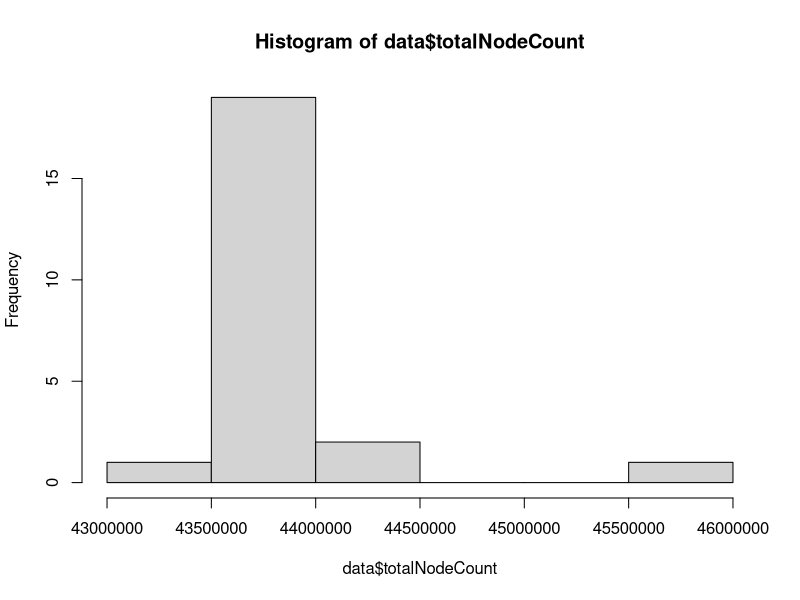
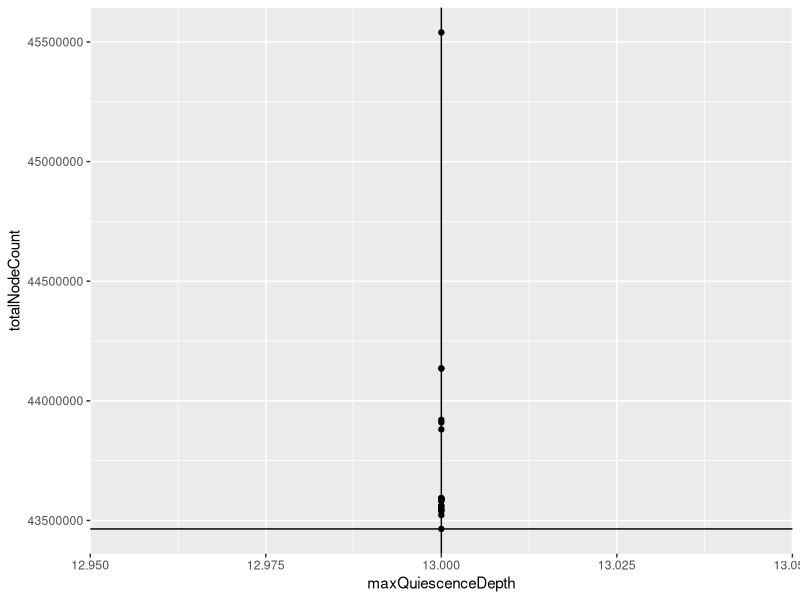
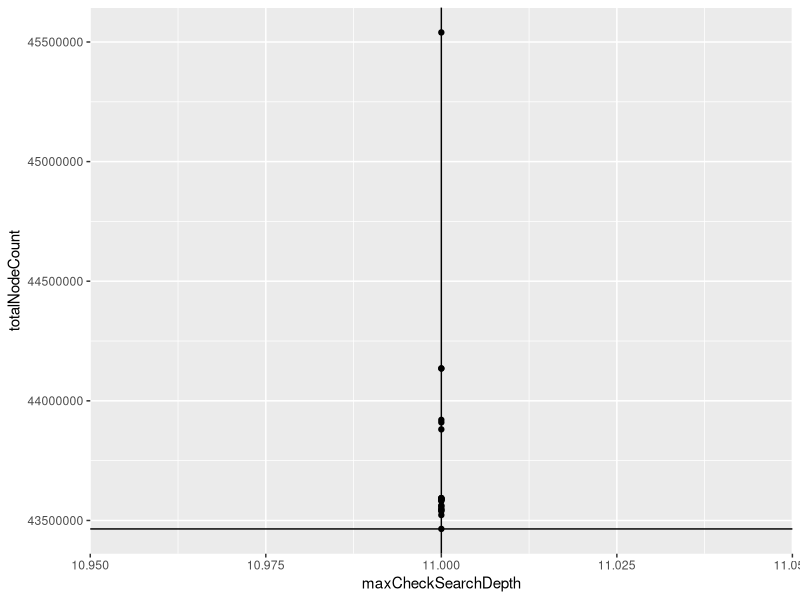
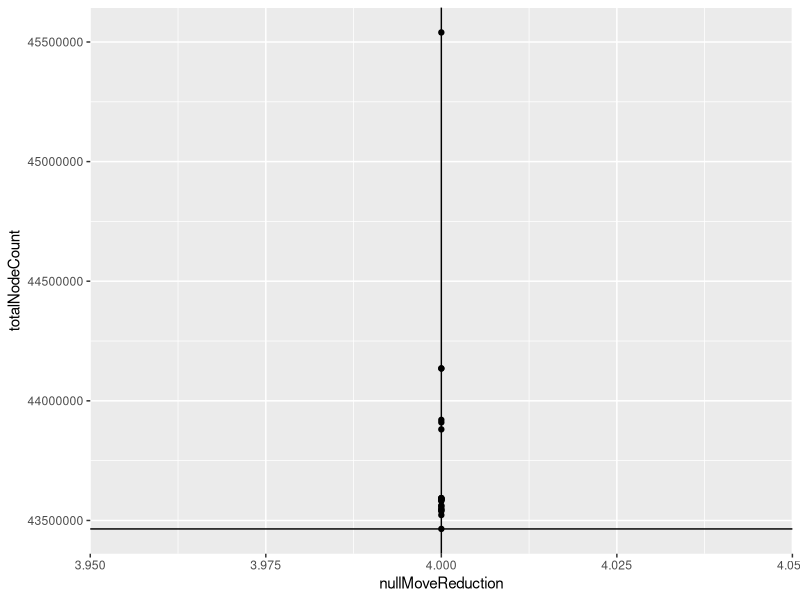
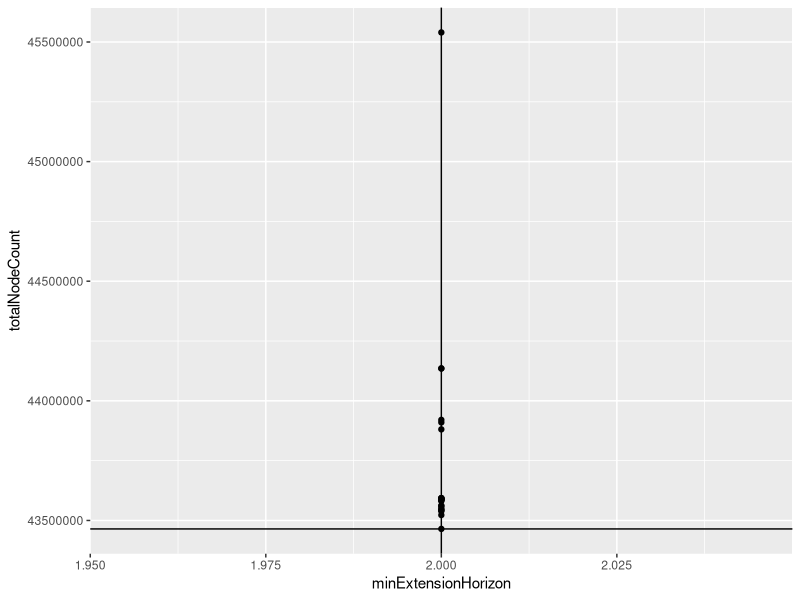
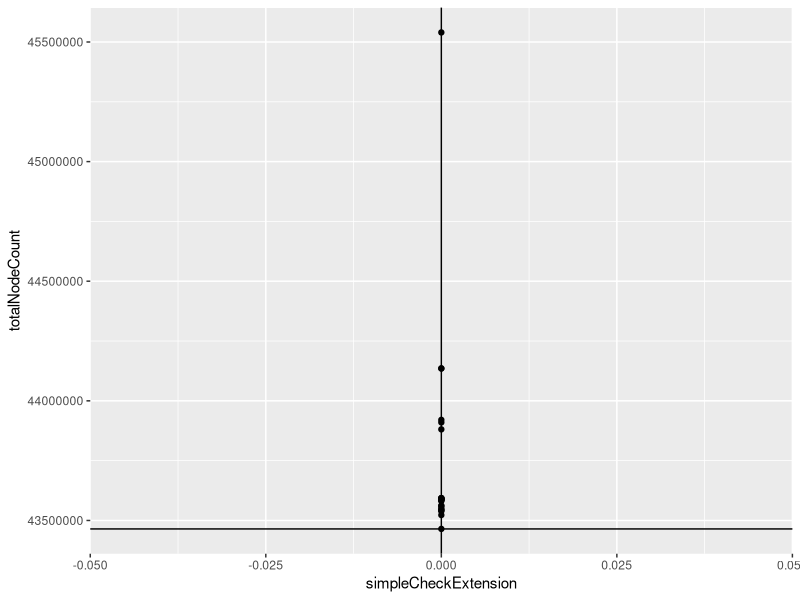
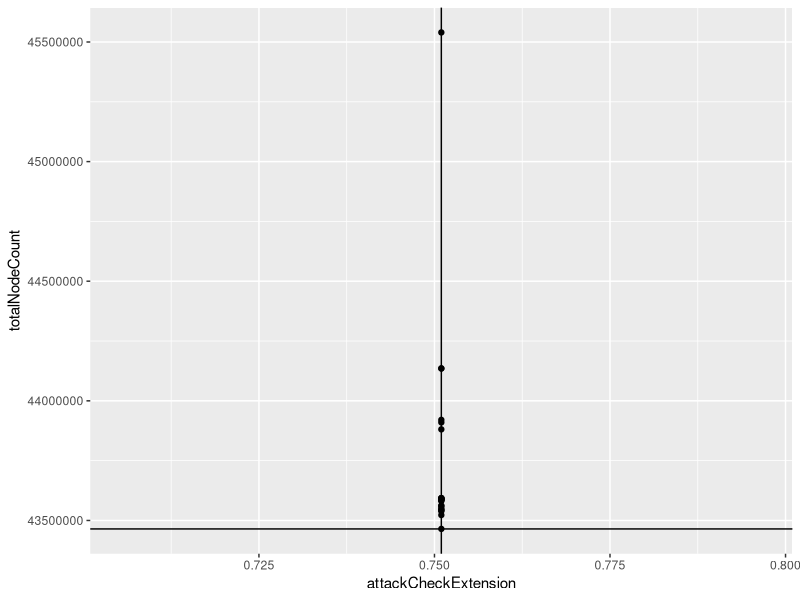
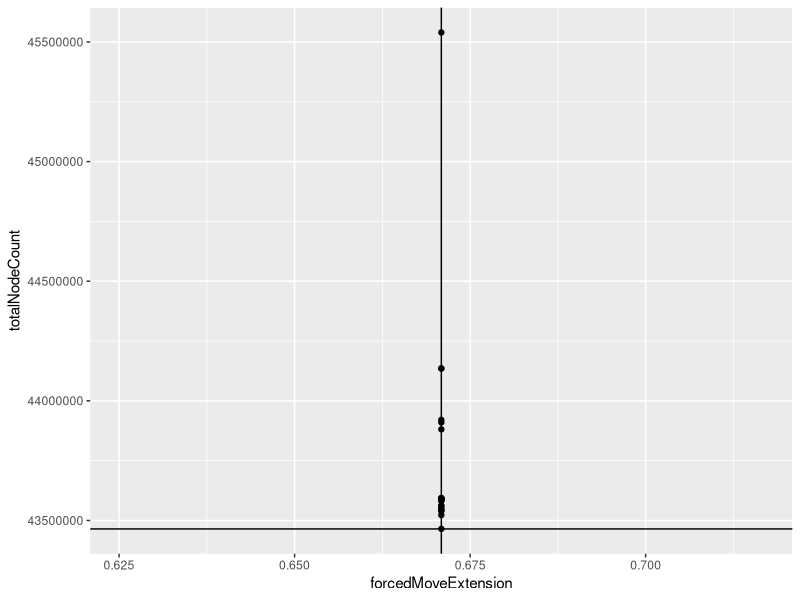

These charts were generated, in order, by the following R code:
## ---- chunk 1
knitr::opts_chunk$set(echo = TRUE, warning = FALSE)
library(ggplot2);
## ---- chunk 2
rawData <- read.csv('statistics.csv');
rawDataCount <- nrow(rawData);
droppedRows = round(0.02 * rawDataCount);

data <- rawData[order(rawData$totalNodeCount), ][droppedRows:rawDataCount, ];

minNodeCount <- min(data$totalNodeCount);
minRow <- data[data$totalNodeCount == minNodeCount, ];

minRow
## ---- chunk 3
hist(data$totalNodeCount)
## ---- chunk 4
geom = 'smooth';

ggplot(data, aes (x = maxQuiescenceDepth, y = totalNodeCount)) + geom_smooth() + geom_point() + geom_vline(xintercept = minRow$maxQuiescenceDepth) + geom_hline(yintercept = minRow$totalNodeCount);
ggplot(data, aes (x = maxCheckSearchDepth, y = totalNodeCount)) + geom_smooth() + geom_point() + geom_vline(xintercept = minRow$maxCheckSearchDepth) + geom_hline(yintercept = minRow$totalNodeCount);
ggplot(data, aes (x = nullMoveReduction, y = totalNodeCount)) + geom_smooth() + geom_point() + geom_vline(xintercept = minRow$nullMoveReduction) + geom_hline(yintercept = minRow$totalNodeCount);
ggplot(data, aes (x = minExtensionHorizon, y = totalNodeCount)) + geom_smooth() + geom_point() + geom_vline(xintercept = minRow$minExtensionHorizon) + geom_hline(yintercept = minRow$totalNodeCount);
ggplot(data, aes (x = simpleCheckExtension, y = totalNodeCount)) + geom_smooth() + geom_point() + geom_vline(xintercept = minRow$simpleCheckExtension) + geom_hline(yintercept = minRow$totalNodeCount);
ggplot(data, aes (x = attackCheckExtension, y = totalNodeCount)) + geom_smooth() + geom_point() + geom_vline(xintercept = minRow$attackCheckExtension) + geom_hline(yintercept = minRow$totalNodeCount);
ggplot(data, aes (x = forcedMoveExtension, y = totalNodeCount)) + geom_smooth() + geom_point() + geom_vline(xintercept = minRow$forcedMoveExtension) + geom_hline(yintercept = minRow$totalNodeCount);
ggplot(data, aes (x = mateExtension, y = totalNodeCount)) + geom_smooth() + geom_point() + geom_vline(xintercept = minRow$mateExtension) + geom_hline(yintercept = minRow$totalNodeCount);
ggplot(data, aes (x = rankAttackExtension, y = totalNodeCount)) + geom_smooth() + geom_point() + geom_vline(xintercept = minRow$rankAttackExtension) + geom_hline(yintercept = minRow$totalNodeCount);
ggplot(data, aes (x = pawnOnSevenRankExtension, y = totalNodeCount)) + geom_smooth() + geom_point() + geom_vline(xintercept = minRow$pawnOnSevenRankExtension) + geom_hline(yintercept = minRow$totalNodeCount);
ggplot(data, aes (x = protectingPawnOnSixRankExtension, y = totalNodeCount)) + geom_smooth() + geom_point() + geom_vline(xintercept = minRow$protectingPawnOnSixRankExtension) + geom_hline(yintercept = minRow$totalNodeCount);
ggplot(data, aes (x = recaptureMinExtension, y = totalNodeCount)) + geom_smooth() + geom_point() + geom_vline(xintercept = minRow$recaptureMinExtension) + geom_hline(yintercept = minRow$totalNodeCount);
ggplot(data, aes (x = recaptureMaxExtension, y = totalNodeCount)) + geom_smooth() + geom_point() + geom_vline(xintercept = minRow$recaptureMaxExtension) + geom_hline(yintercept = minRow$totalNodeCount);
ggplot(data, aes (x = recaptureBeginMinTreshold, y = totalNodeCount)) + geom_smooth() + geom_point() + geom_vline(xintercept = minRow$recaptureBeginMinTreshold) + geom_hline(yintercept = minRow$totalNodeCount);
ggplot(data, aes (x = recaptureBeginMaxTreshold, y = totalNodeCount)) + geom_smooth() + geom_point() + geom_vline(xintercept = minRow$recaptureBeginMaxTreshold) + geom_hline(yintercept = minRow$totalNodeCount);
ggplot(data, aes (x = recaptureTargetTreshold, y = totalNodeCount)) + geom_smooth() + geom_point() + geom_vline(xintercept = minRow$recaptureTargetTreshold) + geom_hline(yintercept = minRow$totalNodeCount);
ggplot(data, aes (x = maxEstimateForZeroWindowSearch, y = totalNodeCount)) + geom_smooth() + geom_point() + geom_vline(xintercept = minRow$maxEstimateForZeroWindowSearch) + geom_hline(yintercept = minRow$totalNodeCount);
